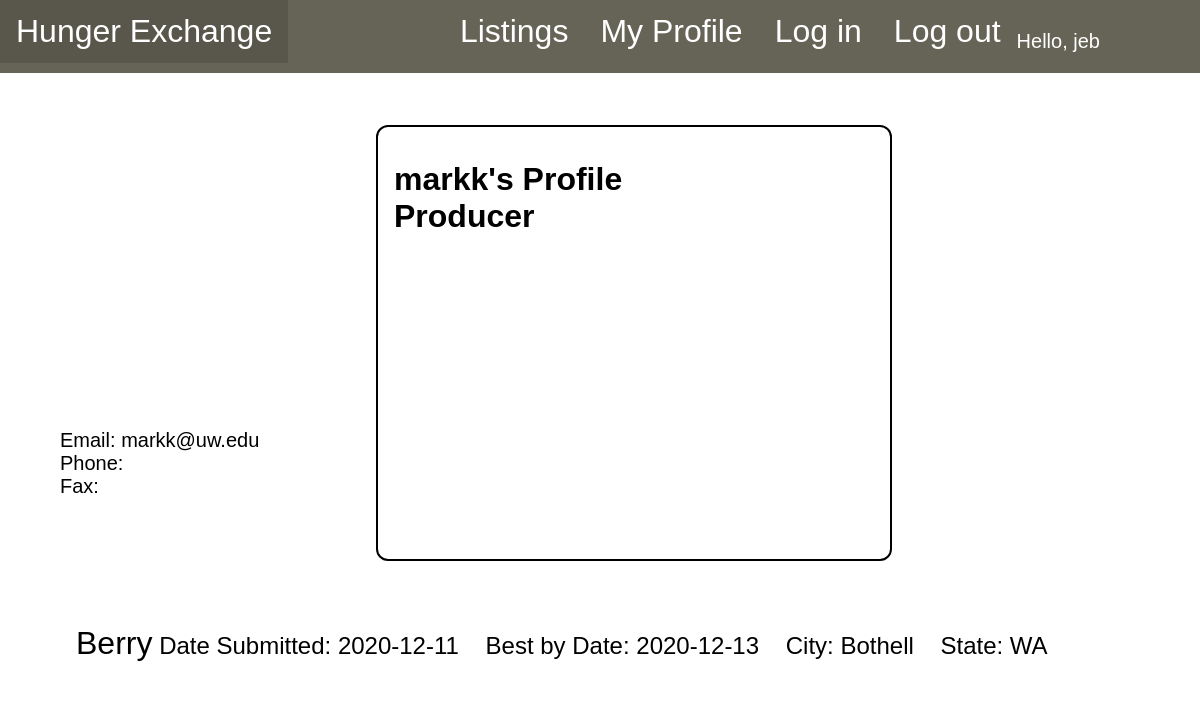
The page /profileView.php?userpage=markk (signed in) on the database its author committed.
### tables this page shows
CREATE TABLE `contactinformation` (
  `idContactInformation` int(11) NOT NULL,
  `email` varchar(255) DEFAULT NULL,
  `phoneNumber` char(255) DEFAULT NULL,
  `FaxNumber` char(255) DEFAULT NULL,
  `socialMediaId` int(11) DEFAULT NULL
);

CREATE TABLE `users` (
  `idUsers` varchar(36) NOT NULL,
  `userName` varchar(24) DEFAULT NULL,
  `passHash` varchar(255) DEFAULT NULL,
  `userDesc` text,
  `profilePicPath` varchar(255) DEFAULT NULL,
  `contactId` int(11) DEFAULT NULL,
  `userType` int(11) DEFAULT NULL,
  `pImage` varchar(255) DEFAULT NULL
);

CREATE TABLE `listing` (
  `idListing` int(11) NOT NULL,
  `listingDesc` text,
  `listingDate` date NOT NULL,
  `bestByDate` date DEFAULT NULL,
  `city` char(255) DEFAULT NULL,
  `county` char(255) DEFAULT NULL,
  `state` char(255) DEFAULT NULL,
  `listingTitle` varchar(255) DEFAULT NULL,
  `address1` varchar(255) DEFAULT NULL,
  `address2` varchar(255) DEFAULT NULL,
  `lsImage` varchar(255) DEFAULT NULL
);

### profileView.php (the view, shortened to what this page needs)
<?php
require_once 'config.inc.php';
?>
<!DOCTYPE html>
<html>
<head>
<link rel="stylesheet" href = "profile.css">
  <?php
  require_once 'navbar.php';
  if(isset($_GET["userpage"])){
    $curruserName = $_GET["userpage"];
    try{
      $stmt = $conn->stmt_init();
      $query = "SELECT userName,userType FROM users WHERE userName = ?";
      $stmt->prepare($query);
      $stmt->bind_param("s",$curruserName);
      $stmt->execute();
      $stmt->bind_result($usertitle,$usertype);
	$usertypename = "Producer";
      echo"<br><title> Profile: ".$usertitle. "</title><br>";
    }
    catch(mysqli_sql_exception $excep){
      echo "Database error:" . $conn->error;
      throw $excep;
    }
  }
  ?>
</head>
<body>
<div class="page">
<div class="profileholder">
  <div class = "leftholder">
    <div class = "imageholder">
    </div>
    <div class = "AccountContact">
      <ul>
      <?php
      if(isset($_GET["userpage"])){
        $curruserName = $_GET["userpage"];
        try{
          $stmt = $conn->stmt_init();
          $query = "SELECT ci.email,ci.phoneNumber,ci.FaxNumber FROM contactinformation ci
          INNER JOIN users u ON u.contactId = ci.idContactInformation
          WHERE userName = ?";
          $stmt->prepare($query);
          $stmt->bind_param("s",$curruserName);
          $stmt->execute();
          $stmt->bind_result($email,$phonenumber,$Fax);
          echo "<li>Email: ".$email." <br> Phone: ".$phonenumber." <br> Fax: ".$Fax."</li>";
        }
        catch(mysqli_sql_exception $excep){
          echo "Database error:" . $conn->error;
          throw $excep;
        }
      }
      ?>
    </ul>
    </div>
  </div>
  <div class = "rightholder">
  <div class = "UserDescHolder">
    <?php
    echo"<br><h1>".$usertitle."'s Profile<br>". $usertypename. "</h1>";
    ?>
  </div>
</div>
</div>
<div class = "UserProducelist">
  <ul>
    <?php
    if(isset($_GET["userpage"])){
      $curruserName = $_GET["userpage"];
      $stmt = $conn->stmt_init();
      try{
        $query = "SELECT l.idListing, l.listingTitle, l.listingDate, l.bestByDate, l.city, l.state
        FROM listing l INNER JOIN listinguser ul ON ul.idListing = l.idListing
        INNER JOIN users u ON ul.idUsers = u.idUsers
        WHERE u.userName = ?
        ORDER BY l.listingDate";
        $stmt->prepare($query);
        $stmt->bind_param("s",$curruserName);
        $stmt->execute();
        $stmt->bind_result($qlistId,$qlistTitle,$qlistDate,$qBestByDate,$qCity,$qstate);
        echo "<ul>";
          while($stmt->fetch()){
            echo "<li><a href='listing.php?id=". $qlistId. "'>".$qlistTitle.'</a>'. "   Date Submitted: "
            . $qlistDate." &nbsp;&nbsp;&nbsp;Best by Date: ". $qBestByDate." &nbsp;&nbsp;&nbsp;City: ". $qCity." &nbsp;&nbsp;&nbsp;State: ".$qstate."
            <div class = 'deletebutton'></div></li>";
          }
        echo "</ul>";
      }
      catch(mysqli_sql_exception $excep){
        echo "Database error:" . $conn->error;
        throw $excep;
      }
    }
    ?>
  </ul>
</div>
</div>
</body>
</html>

### profile.css (style rules this page uses)
.page { display: flex; flex-direction: column; }
.profileholder { display: flex; flex-direction: row; padding-left: 5%; flex-wrap: wrap; }
.UserDescHolder { padding: 1rem; min-height: 50vh; width: 40vw; float: right; border: 2px solid black; margin: 1rem; border-radius: 12px; border-collapse: separate; }
.UserDescHolder h1 { margin: 0; padding: 0; }
.imageholder { width:20rem; height:20rem; }
.UserProducelist { padding-left: 5%; }
.UserProducelist a { padding: 1rem; font-size: 1.25rem; border: 2px solid black; text-decoration: none; background-color: white; color: black; border-radius: 12px; }
.UserProducelist li a { text-decoration: none; font-size: 2rem; margin: 0; padding: 0; background-color: transparent; outline-style: none; border: none; color: black; }
.UserProducelist ul { margin-top: 2rem; list-style-type: none; padding: 0; }
.UserProducelist li { font-size: 1.5rem; background-color: white; padding: 1rem; }
.AccountContact ul { list-style-type: none; font-size: 1.25rem; padding: 0; }
.imageholder { height: 300px; width: 300px; }

### navbar.css (style rules this page uses)
head { margin:0px; }
body { font-family: Arial; margin: 0; padding: 0; background-color: ###ede7ca; }

### rows shown on the page
contactinformation: email "markk@uw.edu"
users: userName "markk"
listing: listingTitle "Berry", listingDate "2020-12-11", bestByDate "2020-12-13", city "Bothell", state "WA"

### other values the page prints
$_SESSION['username'] "jeb"
$usertypename "Producer"
